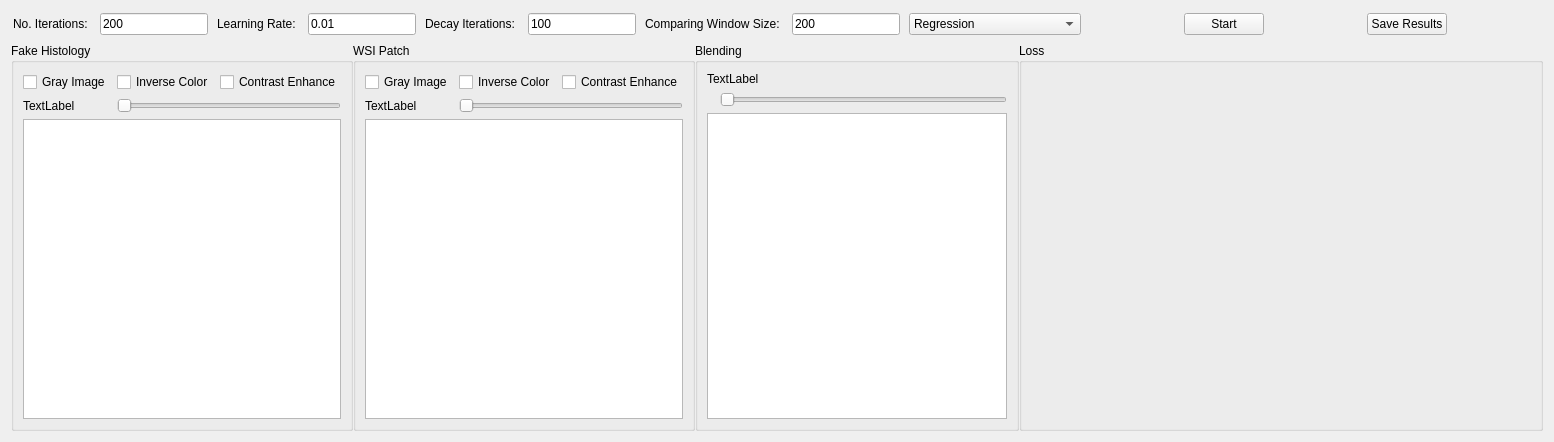
<?xml version="1.0" encoding="UTF-8"?>
<ui version="4.0">
 <class>Form</class>
 <widget class="QWidget" name="Form">
  <property name="geometry">
   <rect>
    <x>0</x>
    <y>0</y>
    <width>1498</width>
    <height>435</height>
   </rect>
  </property>
  <property name="windowTitle">
   <string>Form</string>
  </property>
  <layout class="QGridLayout" name="gridLayout_6">
   <item row="0" column="0">
    <widget class="QWidget" name="widget" native="true">
     <layout class="QGridLayout" name="gridLayout">
      <property name="leftMargin">
       <number>2</number>
      </property>
      <property name="topMargin">
       <number>2</number>
      </property>
      <property name="rightMargin">
       <number>2</number>
      </property>
      <property name="bottomMargin">
       <number>2</number>
      </property>
      <property name="spacing">
       <number>9</number>
      </property>
      <item row="0" column="8">
       <widget class="QLineEdit" name="comparingWindowSize">
        <property name="text">
         <string>200</string>
        </property>
       </widget>
      </item>
      <item row="0" column="7">
       <widget class="QLabel" name="label_4">
        <property name="text">
         <string>Comparing Window Size: </string>
        </property>
       </widget>
      </item>
      <item row="0" column="4">
       <widget class="QLineEdit" name="lrLineEdit">
        <property name="sizePolicy">
         <sizepolicy hsizetype="Preferred" vsizetype="Fixed">
          <horstretch>0</horstretch>
          <verstretch>0</verstretch>
         </sizepolicy>
        </property>
        <property name="text">
         <string>0.01</string>
        </property>
       </widget>
      </item>
      <item row="0" column="10">
       <spacer name="horizontalSpacer_2">
        <property name="orientation">
         <enum>Qt::Horizontal</enum>
        </property>
        <property name="sizeHint" stdset="0">
         <size>
          <width>40</width>
          <height>20</height>
         </size>
        </property>
       </spacer>
      </item>
      <item row="0" column="2">
       <widget class="QLineEdit" name="numIterationLineEdit">
        <property name="sizePolicy">
         <sizepolicy hsizetype="Preferred" vsizetype="Fixed">
          <horstretch>0</horstretch>
          <verstretch>0</verstretch>
         </sizepolicy>
        </property>
        <property name="minimumSize">
         <size>
          <width>60</width>
          <height>0</height>
         </size>
        </property>
        <property name="text">
         <string>200</string>
        </property>
       </widget>
      </item>
      <item row="0" column="12">
       <spacer name="horizontalSpacer_3">
        <property name="orientation">
         <enum>Qt::Horizontal</enum>
        </property>
        <property name="sizeHint" stdset="0">
         <size>
          <width>40</width>
          <height>20</height>
         </size>
        </property>
       </spacer>
      </item>
      <item row="0" column="6">
       <widget class="QLineEdit" name="decayLineEdit">
        <property name="sizePolicy">
         <sizepolicy hsizetype="Preferred" vsizetype="Fixed">
          <horstretch>0</horstretch>
          <verstretch>0</verstretch>
         </sizepolicy>
        </property>
        <property name="text">
         <string>100</string>
        </property>
       </widget>
      </item>
      <item row="0" column="5">
       <widget class="QLabel" name="label_3">
        <property name="sizePolicy">
         <sizepolicy hsizetype="Fixed" vsizetype="Preferred">
          <horstretch>0</horstretch>
          <verstretch>0</verstretch>
         </sizepolicy>
        </property>
        <property name="text">
         <string>Decay Iterations: </string>
        </property>
       </widget>
      </item>
      <item row="0" column="0">
       <widget class="QLabel" name="label">
        <property name="sizePolicy">
         <sizepolicy hsizetype="Fixed" vsizetype="Preferred">
          <horstretch>0</horstretch>
          <verstretch>0</verstretch>
         </sizepolicy>
        </property>
        <property name="text">
         <string>No. Iterations: </string>
        </property>
       </widget>
      </item>
      <item row="0" column="13">
       <widget class="QPushButton" name="saveButton">
        <property name="text">
         <string>Save Results</string>
        </property>
       </widget>
      </item>
      <item row="0" column="11">
       <widget class="QPushButton" name="startRegressionButton">
        <property name="text">
         <string>Start</string>
        </property>
       </widget>
      </item>
      <item row="0" column="3">
       <widget class="QLabel" name="label_2">
        <property name="sizePolicy">
         <sizepolicy hsizetype="Fixed" vsizetype="Preferred">
          <horstretch>0</horstretch>
          <verstretch>0</verstretch>
         </sizepolicy>
        </property>
        <property name="text">
         <string>Learning Rate: </string>
        </property>
       </widget>
      </item>
      <item row="0" column="14">
       <spacer name="horizontalSpacer">
        <property name="orientation">
         <enum>Qt::Horizontal</enum>
        </property>
        <property name="sizeHint" stdset="0">
         <size>
          <width>40</width>
          <height>20</height>
         </size>
        </property>
       </spacer>
      </item>
      <item row="0" column="9">
       <widget class="QComboBox" name="homoMatrixComboBox">
        <item>
         <property name="text">
          <string>Regression</string>
         </property>
        </item>
        <item>
         <property name="text">
          <string>Enhance cross-correlation</string>
         </property>
        </item>
       </widget>
      </item>
     </layout>
    </widget>
   </item>
   <item row="1" column="0">
    <widget class="QWidget" name="widget_10" native="true">
     <property name="styleSheet">
      <string notr="true"/>
     </property>
     <layout class="QGridLayout" name="groupBox_10_gridLayout__10">
      <property name="leftMargin">
       <number>0</number>
      </property>
      <property name="topMargin">
       <number>0</number>
      </property>
      <property name="rightMargin">
       <number>0</number>
      </property>
      <property name="bottomMargin">
       <number>0</number>
      </property>
      <property name="spacing">
       <number>0</number>
      </property>
      <item row="0" column="0">
       <widget class="QGroupBox" name="groupBox_3">
        <property name="sizePolicy">
         <sizepolicy hsizetype="Expanding" vsizetype="Expanding">
          <horstretch>0</horstretch>
          <verstretch>0</verstretch>
         </sizepolicy>
        </property>
        <property name="title">
         <string>Fake Histology</string>
        </property>
        <layout class="QGridLayout" name="gridLayout_2">
         <item row="0" column="0">
          <widget class="QCheckBox" name="grayFakeHistologyCheckbox">
           <property name="sizePolicy">
            <sizepolicy hsizetype="Minimum" vsizetype="Fixed">
             <horstretch>0</horstretch>
             <verstretch>0</verstretch>
            </sizepolicy>
           </property>
           <property name="text">
            <string>Gray Image</string>
           </property>
          </widget>
         </item>
         <item row="0" column="1">
          <widget class="QCheckBox" name="inverseColorFakeHistologyCheckbox">
           <property name="sizePolicy">
            <sizepolicy hsizetype="Minimum" vsizetype="Fixed">
             <horstretch>0</horstretch>
             <verstretch>0</verstretch>
            </sizepolicy>
           </property>
           <property name="text">
            <string>Inverse Color</string>
           </property>
          </widget>
         </item>
         <item row="0" column="2">
          <widget class="QCheckBox" name="contrastEnhanceFakeHistologyCheckbox">
           <property name="sizePolicy">
            <sizepolicy hsizetype="Minimum" vsizetype="Fixed">
             <horstretch>0</horstretch>
             <verstretch>0</verstretch>
            </sizepolicy>
           </property>
           <property name="text">
            <string>Contrast Enhance</string>
           </property>
          </widget>
         </item>
         <item row="2" column="0" colspan="3">
          <widget class="QGraphicsView" name="fakeHistologyView">
           <property name="sizePolicy">
            <sizepolicy hsizetype="Expanding" vsizetype="Expanding">
             <horstretch>0</horstretch>
             <verstretch>0</verstretch>
            </sizepolicy>
           </property>
           <property name="minimumSize">
            <size>
             <width>300</width>
             <height>300</height>
            </size>
           </property>
          </widget>
         </item>
         <item row="1" column="0">
          <widget class="QLabel" name="label_6">
           <property name="sizePolicy">
            <sizepolicy hsizetype="Preferred" vsizetype="Preferred">
             <horstretch>0</horstretch>
             <verstretch>0</verstretch>
            </sizepolicy>
           </property>
           <property name="text">
            <string>TextLabel</string>
           </property>
          </widget>
         </item>
         <item row="1" column="1" colspan="2">
          <widget class="QSlider" name="fakeHistoSlider">
           <property name="orientation">
            <enum>Qt::Horizontal</enum>
           </property>
          </widget>
         </item>
        </layout>
       </widget>
      </item>
      <item row="0" column="1">
       <widget class="QGroupBox" name="groupBox_2">
        <property name="sizePolicy">
         <sizepolicy hsizetype="Expanding" vsizetype="Expanding">
          <horstretch>0</horstretch>
          <verstretch>0</verstretch>
         </sizepolicy>
        </property>
        <property name="title">
         <string>WSI Patch</string>
        </property>
        <layout class="QGridLayout" name="gridLayout_3">
         <item row="4" column="0" colspan="3">
          <widget class="QGraphicsView" name="wsiPatchView">
           <property name="sizePolicy">
            <sizepolicy hsizetype="Expanding" vsizetype="Expanding">
             <horstretch>0</horstretch>
             <verstretch>0</verstretch>
            </sizepolicy>
           </property>
           <property name="minimumSize">
            <size>
             <width>300</width>
             <height>300</height>
            </size>
           </property>
          </widget>
         </item>
         <item row="1" column="0">
          <widget class="QCheckBox" name="grayHistoPatchCheckbox">
           <property name="text">
            <string>Gray Image</string>
           </property>
          </widget>
         </item>
         <item row="1" column="1">
          <widget class="QCheckBox" name="inverseColorHistoPatchCheckbox">
           <property name="text">
            <string>Inverse Color</string>
           </property>
          </widget>
         </item>
         <item row="1" column="2">
          <widget class="QCheckBox" name="contrastEnhanceHistoPatchCheckbox">
           <property name="text">
            <string>Contrast Enhance</string>
           </property>
          </widget>
         </item>
         <item row="2" column="0">
          <widget class="QLabel" name="label_7">
           <property name="text">
            <string>TextLabel</string>
           </property>
          </widget>
         </item>
         <item row="2" column="1" colspan="2">
          <widget class="QSlider" name="histoPatchSlider">
           <property name="orientation">
            <enum>Qt::Horizontal</enum>
           </property>
          </widget>
         </item>
        </layout>
       </widget>
      </item>
      <item row="0" column="2">
       <widget class="QGroupBox" name="groupBox_4">
        <property name="sizePolicy">
         <sizepolicy hsizetype="Expanding" vsizetype="Expanding">
          <horstretch>0</horstretch>
          <verstretch>0</verstretch>
         </sizepolicy>
        </property>
        <property name="title">
         <string>Blending</string>
        </property>
        <layout class="QGridLayout" name="gridLayout_4">
         <item row="1" column="1">
          <widget class="QSlider" name="blendingFactorSlider">
           <property name="orientation">
            <enum>Qt::Horizontal</enum>
           </property>
          </widget>
         </item>
         <item row="2" column="0" colspan="2">
          <widget class="QGraphicsView" name="blendingView">
           <property name="sizePolicy">
            <sizepolicy hsizetype="Expanding" vsizetype="Expanding">
             <horstretch>0</horstretch>
             <verstretch>0</verstretch>
            </sizepolicy>
           </property>
           <property name="minimumSize">
            <size>
             <width>300</width>
             <height>300</height>
            </size>
           </property>
          </widget>
         </item>
         <item row="1" column="0">
          <widget class="QLabel" name="label_5">
           <property name="lineWidth">
            <number>2</number>
           </property>
           <property name="text">
            <string/>
           </property>
          </widget>
         </item>
         <item row="0" column="0" colspan="2">
          <widget class="QLabel" name="label_8">
           <property name="text">
            <string>TextLabel</string>
           </property>
          </widget>
         </item>
        </layout>
       </widget>
      </item>
      <item row="0" column="3">
       <widget class="QGroupBox" name="groupBox_5">
        <property name="title">
         <string>Loss</string>
        </property>
        <layout class="QGridLayout" name="gridLayout_5">
         <item row="0" column="0">
          <widget class="QWidget" name="lossPlotWidget" native="true">
           <property name="minimumSize">
            <size>
             <width>500</width>
             <height>0</height>
            </size>
           </property>
          </widget>
         </item>
        </layout>
       </widget>
      </item>
     </layout>
    </widget>
   </item>
  </layout>
 </widget>
 <resources/>
 <connections/>
</ui>
